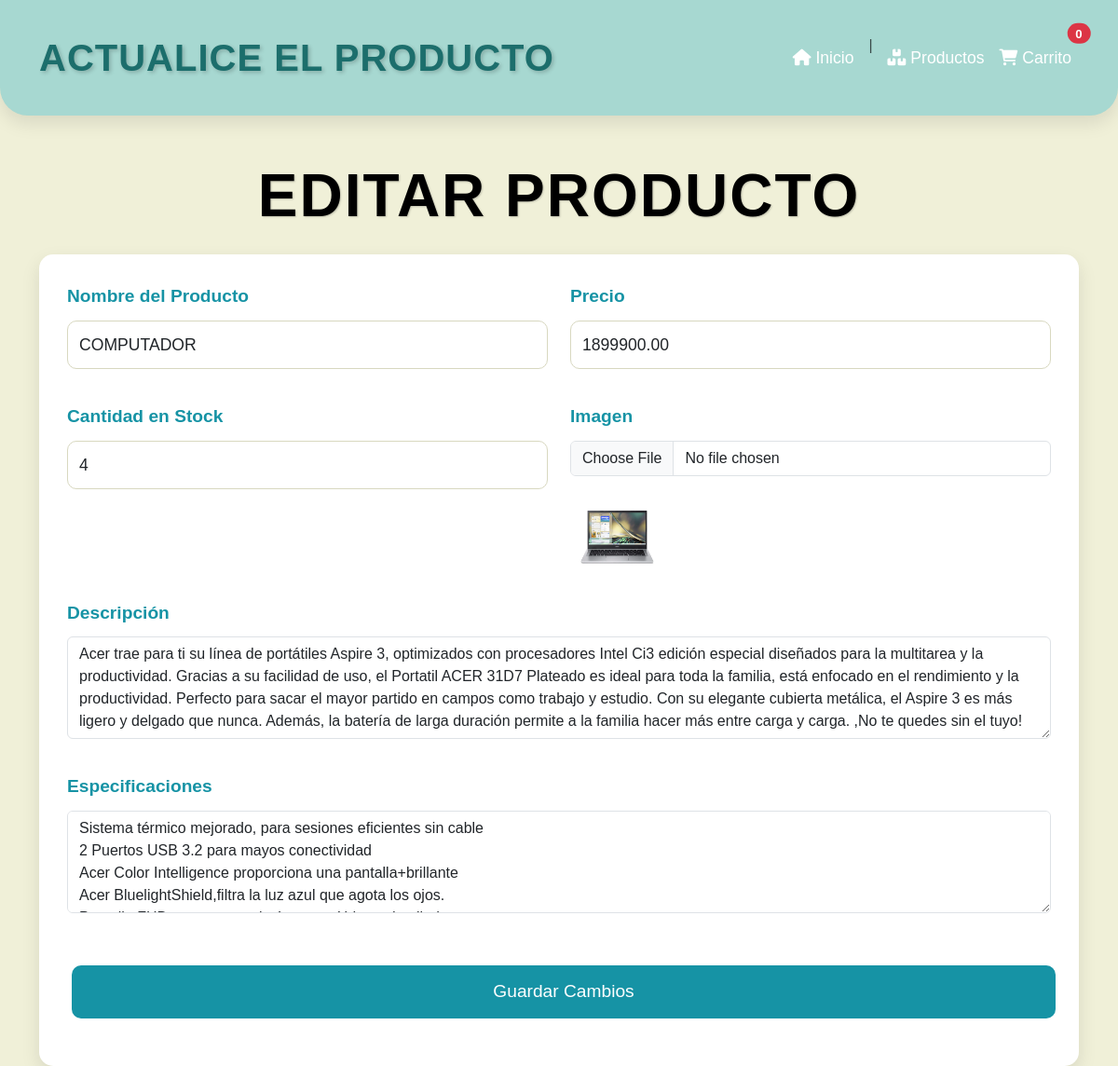
Before: /editar-producto/22/ (signed in) with the older database file.
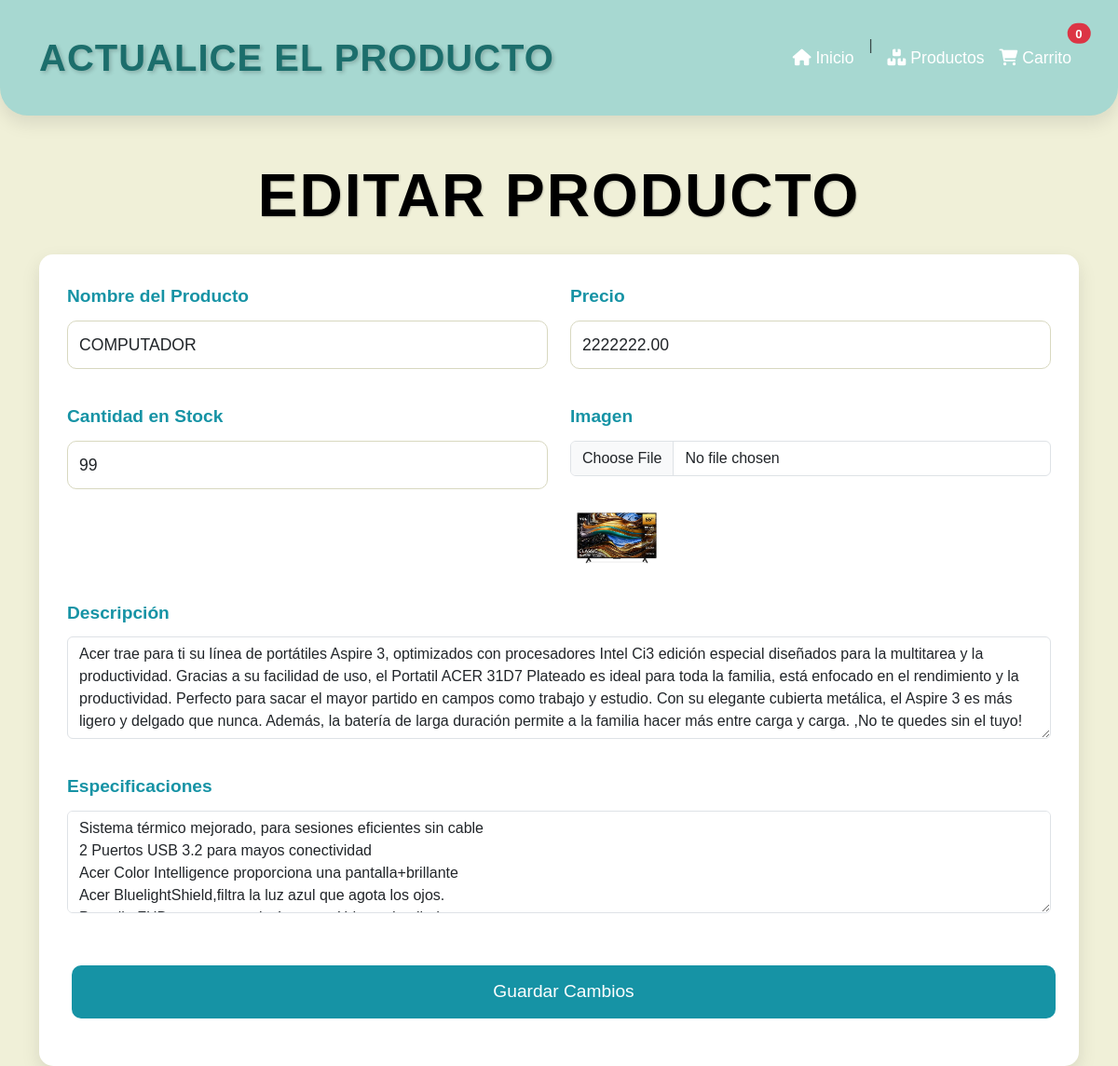
After: the same page with the newer database file.
### cuentas/models.py (models this page shows, shortened)
class Producto(models.Model):
    nombre = models.CharField(max_length=200)
    descripcion = models.TextField()
    precio = models.DecimalField(max_digits=10, decimal_places=2)
    cantidad_stock = models.PositiveIntegerField()
    imagen = models.ImageField(upload_to='productos/')
    especificaciones = models.TextField()
    agotado = models.BooleanField(default=False)
    recomendado = models.BooleanField(default=False)
    usuario = models.ForeignKey(User, on_delete=models.CASCADE, null=True, blank=False)  # Cambiado `blank` a False

### cuentas/views.py (the view, shortened to what this page needs)
# urls.py: path('editar-producto/<int:producto_id>/', views.editar_producto, name='editar_producto'),
@login_required(login_url="inicio_sesion")
def editar_producto(request, producto_id):
    producto = get_object_or_404(Producto, id=producto_id)
    if producto.usuario != request.user:
        messages.error(request, "No tienes permiso para editar este producto.")
        return redirect('productos')
    return render(request, 'cuentas/editar_producto.html', {'producto': producto})

### cuentas/templates/cuentas/editar_producto.html (shortened to what the changed rows need)
<!DOCTYPE html>
<html lang="es">
<head>
    <link href="https://cdn.jsdelivr.net/npm/bootstrap@5.3.0-alpha1/dist/css/bootstrap.min.css" rel="stylesheet">
    <link rel="stylesheet" href="https://cdnjs.cloudflare.com/ajax/libs/font-awesome/6.0.0-beta3/css/all.min.css">
    {% load static %}
    <link rel="stylesheet" href="{% static 'cuentas/styles/productos.css' %}">
</head>
<body>
    <div class="container mt-5">
        <h1 class="text-center mb-4">Editar Producto</h1>
        {% if user != producto.usuario %}
            <div class="alert alert-danger text-center">
                <h4>No tienes permiso para editar este producto.</h4>
                <a href="{% url 'productos' %}" class="btn btn-primary">Volver a la lista de productos</a>
            </div>
        {% else %}
        <form method="post" enctype="multipart/form-data">
            <div class="row">
                <div class="col-md-6 mb-3">
                    <label for="nombre" class="form-label">Nombre del Producto</label>
                    <input type="text" name="nombre" class="form-control {% if form.nombre.errors %}is-invalid{% endif %}" value="{{ producto.nombre }}" required>
                </div>
                <div class="col-md-6 mb-3">
                    <label for="precio" class="form-label">Precio</label>
                    <input type="number" step="0.01" name="precio" class="form-control {% if form.precio.errors %}is-invalid{% endif %}" value="{{ producto.precio }}" required>
                </div>
                <div class="col-md-6 mb-3">
                    <label for="cantidad_stock" class="form-label">Cantidad en Stock</label>
                    <input type="number" name="cantidad_stock" class="form-control {% if form.cantidad_stock.errors %}is-invalid{% endif %}" value="{{ producto.cantidad_stock }}" required>
                </div>
                <div class="col-md-6 mb-3">
                    <label for="imagen" class="form-label">Imagen</label>
                    <input type="file" name="imagen" class="form-control {% if form.imagen.errors %}is-invalid{% endif %}">
                    <img src="{{ producto.imagen.url }}" class="mt-3" alt="Imagen actual" style="width: 100px;">
                </div>
                <div class="col-md-12 mb-3">
                    <label for="descripcion" class="form-label">Descripción</label>
                    <textarea name="descripcion" class="form-control {% if form.descripcion.errors %}is-invalid{% endif %}" rows="4" required>{{ producto.descripcion }}</textarea>
                </div>
                <div class="col-md-12 mb-3">
                    <label for="especificaciones" class="form-label">Especificaciones</label>
                    <textarea name="especificaciones" class="form-control {% if form.especificaciones.errors %}is-invalid{% endif %}" rows="4" required>{{ producto.especificaciones }}</textarea>
                </div>
                <div class="col-md-12 mb-3">
                    <button type="submit" class="btn btn-primary w-100">Guardar Cambios</button>
                </div>
            </div>
        </form>
        {% endif %}
    </div>
</body>
</html>

Changed rows visible on the page:
changed Producto "COMPUTADOR": precio "1899900.00" → "2222222.00"; cantidad_stock "4" → "99"; imagen: a different picture
